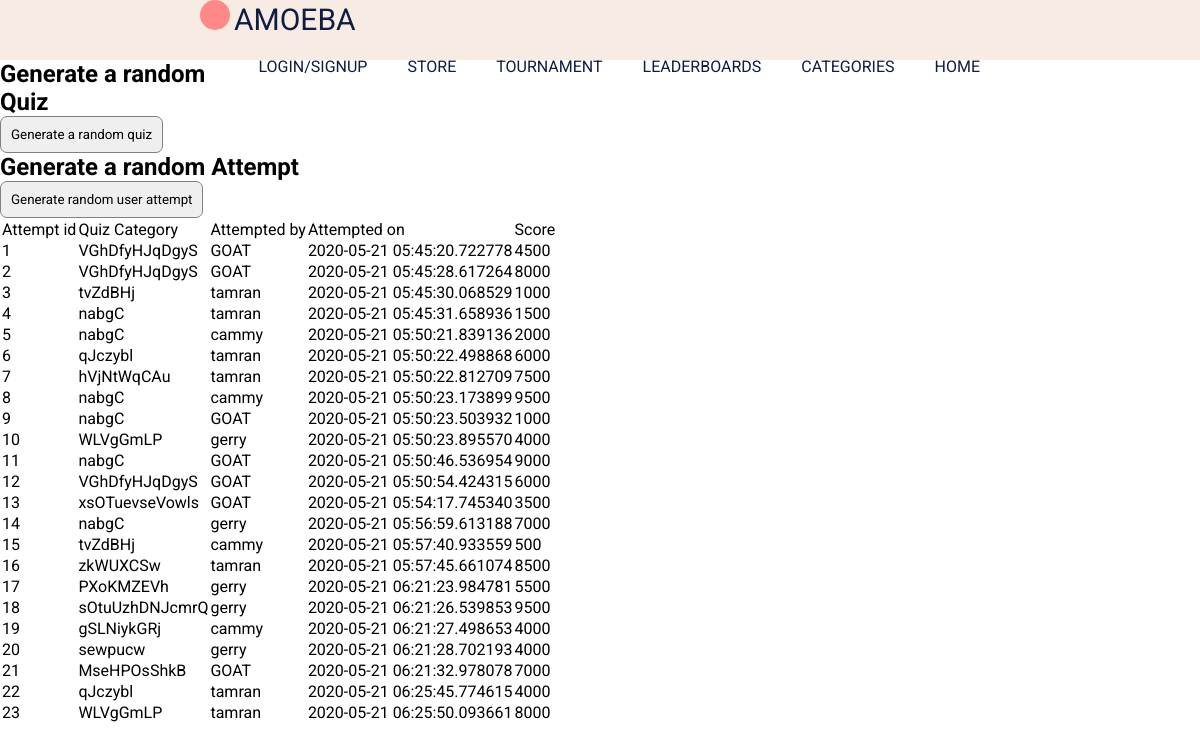
Page /pretendattempts on the earlier database version.
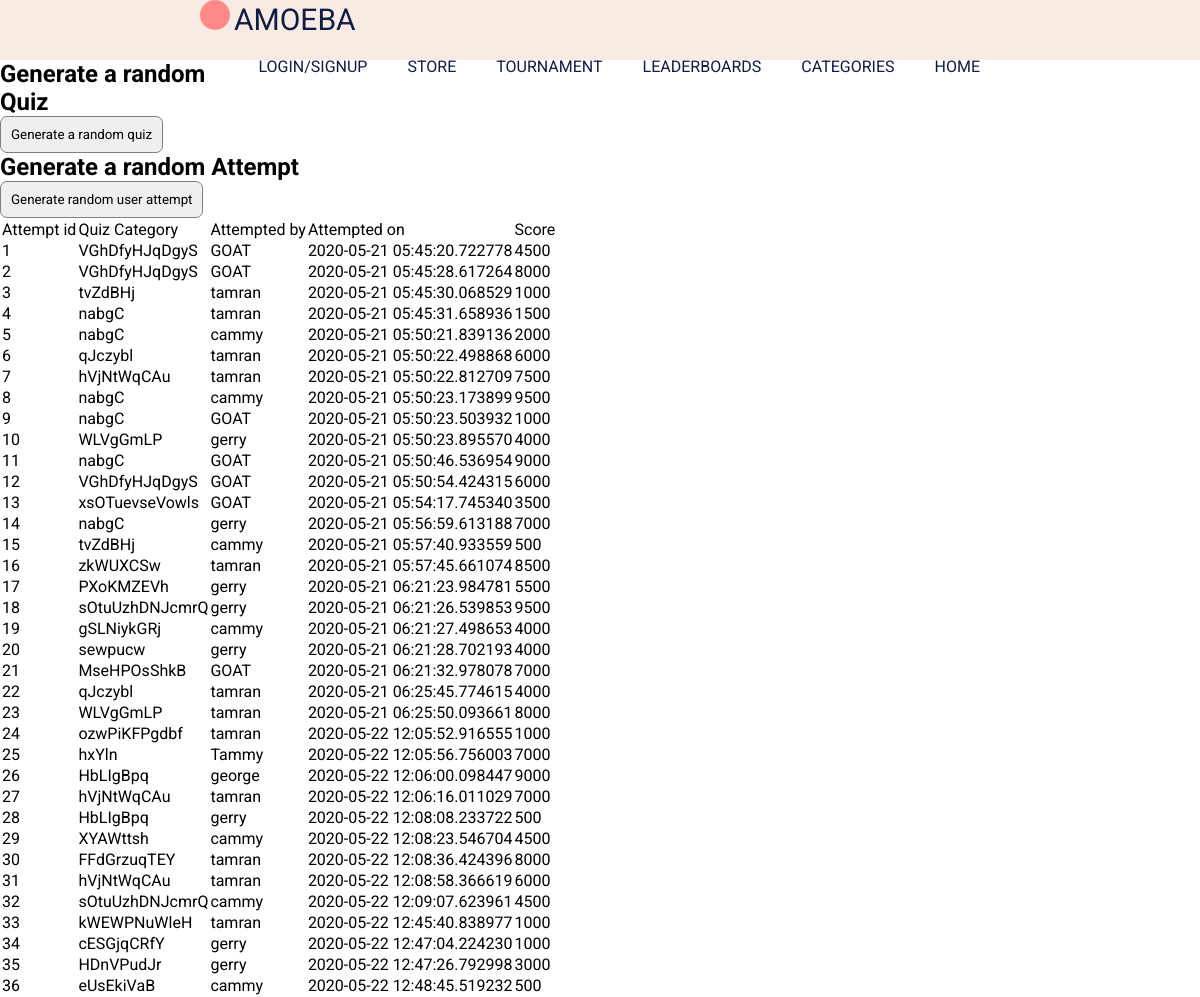
Same page on the later database version.
### app/models.py (models this page shows, shortened)
class Attempt(db.Model):
  id = db.Column(db.Integer, primary_key=True)
  user_id = db.Column(db.Integer, db.ForeignKey('user.id'))
  quiz_id = db.Column(db.Integer, db.ForeignKey('quiz.id'))
  score = db.Column(db.Integer, index=True)
  date = db.Column(db.DateTime, index=True, default=datetime.utcnow)

class Quiz(db.Model):
  id = db.Column(db.Integer, primary_key=True)
  category = db.Column(db.String(32), index=True)
  quizname = db.Column(db.String(32), index=True, unique=True)
  filename = db.Column(db.String(32),unique=True)
  date_added = db.Column(db.DateTime, index=True, default=datetime.utcnow)
  user_id = db.Column(db.Integer, db.ForeignKey('user.id'))
  attempts = db.relationship('Attempt', backref = 'quiz', lazy = 'dynamic')

class User(UserMixin, db.Model):
  id = db.Column(db.Integer, primary_key=True)
  username = db.Column(db.String(20), unique=True, index=True, nullable=False)
  email = db.Column(db.String(120), unique=True, index=True, nullable=False)
  password_hash = db.Column(db.String(128))
  posted_quizes = db.relationship('Quiz', backref = 'postedby', lazy = 'dynamic')
  attempts = db.relationship('Attempt', backref = 'user', lazy = 'dynamic')

### app/routes.py (the view)
@app.route('/pretendattempts', methods=['GET','POST'])
def pretend_attempts():
  form1 = PretendGenQuiz()
  form2 = PretendGenAttempt()
  allattempts = Attempt.query.all()
  if form1.submitQuiz.data and form1.validate_on_submit():
    randomQuiz()
  elif form2.submitAttempt.data and form2.validate_on_submit():
    randomAttempt()
  return render_template('pretend_attempts.html', form1=form1, form2=form2, attempts=allattempts)

### app/testing.py
class PretendGenQuiz(FlaskForm):
  submitQuiz = SubmitField('Generate a random quiz')

class PretendGenAttempt(FlaskForm):
  submitAttempt = SubmitField('Generate random user attempt')

### app/templates/pretend_attempts.html (shortened to what this page needs)
{% extends "template.html" %}
{% block content%}
  <h2>Generate a random Quiz</h2>
  <form action="", method="post">
    <p>{{ form1.submitQuiz }}</p>
  </form>
  <h2>Generate a random Attempt</h2>
  <form action="", method="post">
    <p>{{ form2.submitAttempt }}</p>
  </form>
  <table>
    <tr>
      <td>Attempt id</td><td>Quiz Category</td><td>Attempted by</td><td>Attempted on</td><td>Score</td>
    </tr>
    {% for a in attempts %}
    <tr>
      <td>{{ a.id }}</td>
      <td>{{ a.quiz.category }}</td>
      <td>{{ a.user.username }}</td>
      <td>{{ a.date }}</td>
      <td>{{ a.score }}</td>
    </tr>
    {% endfor %}
  </table>
{% endblock %}

### app/templates/template.html (shortened to what this page needs)
<html lang="en">
  <head>
    {%block head%}
    <link
      rel="stylesheet"
      type="text/css"
      href="{{ url_for('static', filename =
    'styles/content.css')}}"
    />
    {% endblock %}
  </head>
  <body>
    <header>
      <div class="header-content">
        <div class="logo">
          <div id="amoeba-logo"></div>
          <span id="logo-text">AMOEBA</span>
        </div>
        <u1 class="navigation">
          <a>HOME</a>
          <a>CATEGORIES</a>
          <a>LEADERBOARDS</a>
          <a>TOURNAMENT</a>
          <a>STORE</a>
          {% if current_user.is_anonymous%}
          <a href="{{ url_for('signup_login') }}">LOGIN/SIGNUP</a>
          {% else %}
          <a href="{{ url_for('logout') }}">LOGOUT</a>
          {% endif %}
        </u1>
      </div>
    </header>
    {% block content %}{% endblock %}
  </body>
</html>

### app/static/styles/content.css (style rules this page uses)
* { padding: 0; margin: 0; list-style: none; text-decoration: none; font-family: 'roboto', sans-serif; box-sizing: border-box; }
body { background-color: white; }
header { width: 100%; height: 60px; display: block; background-color: #f7ebe4; }
.header-content { height: inherit; margin-left: 200px; margin-right: 200px; }
.logo { float: left; display: inline-block; color: #0f1c43; margin-top }
#amoeba-logo { background-color: #ff8989; border-radius: 50%; width: 30px; height: 30px; display: inline-block; }
#logo-text { font-size: 30px; }
.navigation { float: right; }
.navigation a { height: 100%; float: right; padding: 20px 20px; list-style: none; color: #0f1c43; }
p { font-size: 20px; color: #0f1c43; font-weight: heavy; line-height: 1.5em; }
input { border: none; }
input { border: 1px solid gray; border-radius: 7px; padding: 10px; }

Differences in the rows shown:
added Attempt: id "24", quiz.category "ozwPiKFPgdbf", user.username "tamran", date "2020-05-22 12:05:52.916555", score "1000"
added Attempt: id "25", quiz.category "hxYln", user.username "Tammy", date "2020-05-22 12:05:56.756003", score "7000"
added Attempt: id "26", quiz.category "HbLIgBpq", user.username "george", date "2020-05-22 12:06:00.098447", score "9000"
added Attempt: id "27", quiz.category "hVjNtWqCAu", user.username "tamran", date "2020-05-22 12:06:16.011029", score "7000"
added Attempt: id "28", quiz.category "HbLIgBpq", user.username "gerry", date "2020-05-22 12:08:08.233722", score "500"
added Attempt: id "29", quiz.category "XYAWttsh", user.username "cammy", date "2020-05-22 12:08:23.546704", score "4500"
added Attempt: id "30", quiz.category "FFdGrzuqTEY", user.username "tamran", date "2020-05-22 12:08:36.424396", score "8000"
added Attempt: id "31", quiz.category "hVjNtWqCAu", user.username "tamran", date "2020-05-22 12:08:58.366619", score "6000"
added Attempt: id "32", quiz.category "sOtuUzhDNJcmrQ", user.username "cammy", date "2020-05-22 12:09:07.623961", score "4500"
added Attempt: id "33", quiz.category "kWEWPNuWleH", user.username "tamran", date "2020-05-22 12:45:40.838977", score "1000"
added Attempt: id "34", quiz.category "cESGjqCRfY", user.username "gerry", date "2020-05-22 12:47:04.224230", score "1000"
added Attempt: id "35", quiz.category "HDnVPudJr", user.username "gerry", date "2020-05-22 12:47:26.792998", score "3000"
added Attempt: id "36", quiz.category "eUsEkiVaB", user.username "cammy", date "2020-05-22 12:48:45.519232", score "500"
